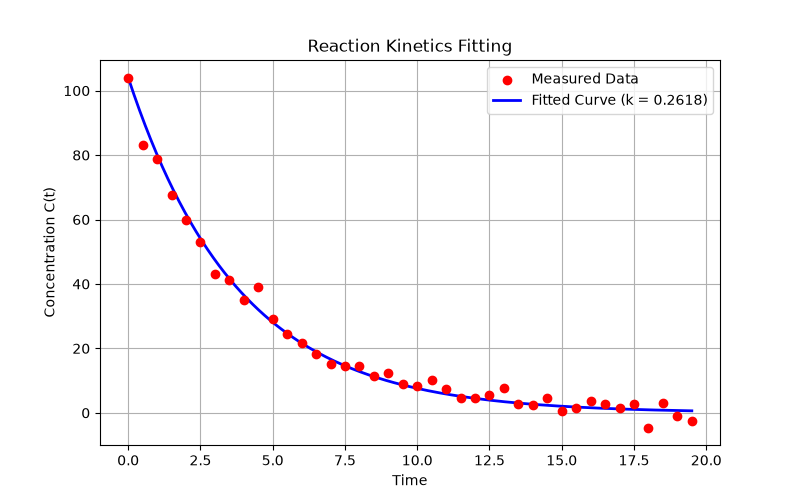

The Python source for this figure:
import numpy as np
import matplotlib.pyplot as plt
from scipy.optimize import minimize

# 1. Read kinetics.csv (time, concentration)
data = np.loadtxt("PW2/Lab B/kinetics.csv", delimiter=",", skiprows=1)
t = data[:, 0]
C_measured = data[:, 1]

# 2. Set C0 to the first value of concentration
C0 = C_measured[0]

# 3. Define total error function to minimize
def total_error(k):
    # k is passed as an array [k_val] in scipy minimize
    k_val = k[0]
    C_model = C0 * np.exp(-k_val * t)
    error = np.sum((C_measured - C_model)**2)
    return error

# 4. Minimise error with SLSQP, bounds=[(0, 5)], x0=[0.5]
result = minimize(total_error, x0=[0.5], method="SLSQP", bounds=[(0, 5)])
k_fitted = result.x[0]
print(f"Fitted rate constant k = {k_fitted:.4f}")

# 5. Plot the data with fitted curve and save as kinetics.png
t_smooth = np.linspace(t.min(), t.max(), 200)
C_smooth = C0 * np.exp(-k_fitted * t_smooth)

plt.figure(figsize=(8, 5))
plt.scatter(t, C_measured, color='red', label='Measured Data', zorder=5)
plt.plot(t_smooth, C_smooth, color='blue', label=f'Fitted Curve (k = {k_fitted:.4f})', linewidth=2)
plt.xlabel("Time")
plt.ylabel("Concentration C(t)")
plt.title("Reaction Kinetics Fitting")
plt.legend()
plt.grid(True)
plt.savefig("PW2/Lab B/kinetics.png")
plt.close()
print("Plot saved as kinetics.png")
